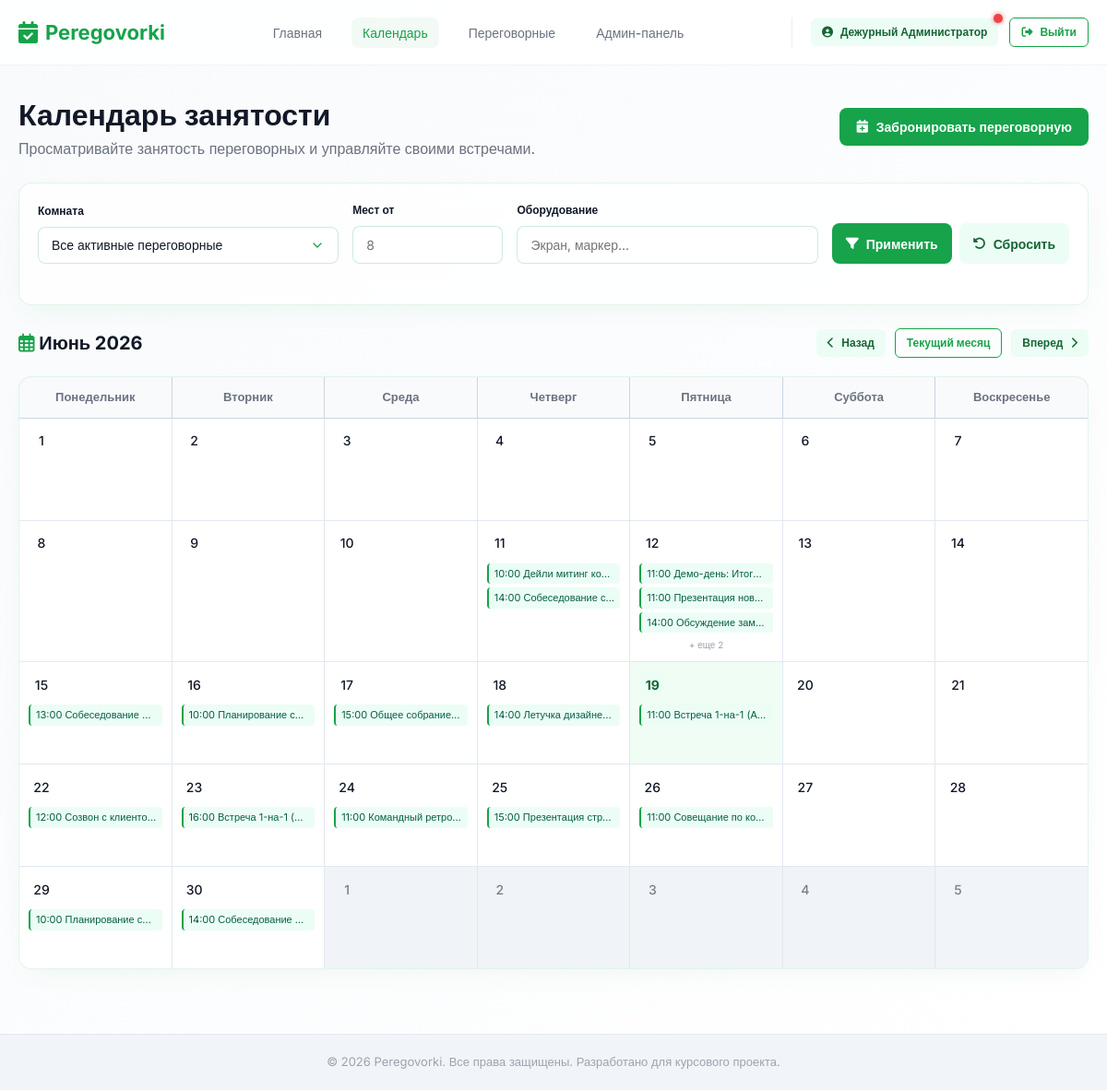
Page /bookings/calendar (signed in) on the committed database.
### app/models.py (models this page shows, shortened)
class User(db.Model, UserMixin):
    __tablename__ = 'users'
    id = db.Column(db.Integer, primary_key=True)
    email = db.Column(db.String(120), unique=True, nullable=False, index=True)
    full_name = db.Column(db.String(100), nullable=False)
    password_hash = db.Column(db.String(255), nullable=False)
    role = db.Column(db.String(20), nullable=False, default='user')  # 'root', 'admin', 'user'
    is_active = db.Column(db.Boolean, default=True, nullable=False)
    created_at = db.Column(db.DateTime, default=datetime.utcnow, nullable=False)
    can_manage_rooms = db.Column(db.Boolean, default=False, nullable=False)
    can_manage_bookings = db.Column(db.Boolean, default=False, nullable=False)
    can_manage_users = db.Column(db.Boolean, default=False, nullable=False)
    can_view_analytics = db.Column(db.Boolean, default=False, nullable=False)
    can_export_reports = db.Column(db.Boolean, default=False, nullable=False)
    can_view_audit_logs = db.Column(db.Boolean, default=False, nullable=False)
    bookings = db.relationship('Booking', backref='organizer', lazy=True, cascade='all, delete-orphan')
    notifications = db.relationship('Notification', backref='user', lazy=True, cascade='all, delete-orphan')
    audit_logs = db.relationship('AuditLog', backref='user', lazy=True)

class Booking(db.Model):
    __tablename__ = 'bookings'
    id = db.Column(db.Integer, primary_key=True)
    user_id = db.Column(db.Integer, db.ForeignKey('users.id', ondelete='CASCADE'), nullable=False)
    room_id = db.Column(db.Integer, db.ForeignKey('rooms.id', ondelete='CASCADE'), nullable=False)
    title = db.Column(db.String(150), nullable=False)
    description = db.Column(db.Text, nullable=True)
    participants_count = db.Column(db.Integer, default=1, nullable=False)
    start_at = db.Column(db.DateTime, nullable=False, index=True)
    end_at = db.Column(db.DateTime, nullable=False, index=True)
    status = db.Column(db.String(20), default='active', nullable=False)  # 'active', 'cancelled', 'completed'
    created_at = db.Column(db.DateTime, default=datetime.utcnow, nullable=False)
    updated_at = db.Column(db.DateTime, default=datetime.utcnow, onupdate=datetime.utcnow, nullable=False)
    participants = db.relationship('BookingParticipant', backref='booking', lazy=True, cascade='all, delete-orphan')
    attachments = db.relationship('Attachment', backref='booking', lazy=True, cascade='all, delete-orphan')
    notifications = db.relationship('Notification', backref='booking', lazy=True)

### app/booking.py (the view)
@booking_bp.route('/calendar')
@login_required
def calendar():
    import calendar as py_calendar
    date_str = request.args.get('date')
    room_id = request.args.get('room_id', type=int)
    capacity = request.args.get('capacity', type=int)
    equipment = request.args.get('equipment')
    if date_str:
        try:
            selected_date = datetime.strptime(date_str, '%Y-%m-%d').date()
        except ValueError:
            selected_date = datetime.utcnow().date()
    else:
        selected_date = datetime.utcnow().date()
    cal = py_calendar.Calendar(firstweekday=0)
    month_dates = cal.monthdatescalendar(selected_date.year, selected_date.month)
    start_of_calendar = month_dates[0][0]
    end_of_calendar = month_dates[-1][-1]
    if selected_date.month == 1:
        prev_month_date = selected_date.replace(year=selected_date.year - 1, month=12, day=1)
    else:
        prev_month_date = selected_date.replace(month=selected_date.month - 1, day=1)
    if selected_date.month == 12:
        next_month_date = selected_date.replace(year=selected_date.year + 1, month=1, day=1)
    else:
        next_month_date = selected_date.replace(month=selected_date.month + 1, day=1)
    room_query = Room.query
    if capacity:
        room_query = room_query.filter(Room.capacity >= capacity)
    if equipment:
        room_query = room_query.filter(Room.equipment.ilike(f"%{equipment}%"))
    rooms = room_query.all()
    room_ids = [r.id for r in rooms]
    booking_query = Booking.query.filter(
        Booking.status.in_(['active', 'confirmed']),
        Booking.start_at >= datetime.combine(start_of_calendar, datetime.min.time()),
        Booking.end_at <= datetime.combine(end_of_calendar, datetime.max.time())
    )
    if room_id:
        booking_query = booking_query.filter(Booking.room_id == room_id)
    else:
        booking_query = booking_query.filter(Booking.room_id.in_(room_ids))
    bookings = booking_query.all()
    weeks_data = []
    for week in month_dates:
        week_data = []
        for day_date in week:
            day_bookings = [b for b in bookings if b.start_at.date() == day_date]
            week_data.append({
                'date': day_date,
                'bookings': sorted(day_bookings, key=lambda x: x.start_at),
                'is_today': day_date == datetime.utcnow().date(),
                'is_current_month': day_date.month == selected_date.month
            })
        weeks_data.append(week_data)
    all_rooms = Room.query.filter_by(is_active=True).all()
    return render_template(
        'bookings/calendar.html',
        prev_month_date=prev_month_date,
        next_month_date=next_month_date,
        selected_date=selected_date,
        weeks_data=weeks_data,
        rooms=rooms,
        all_rooms=all_rooms,
        selected_room_id=room_id,
        capacity=capacity,
        equipment=equipment
    )

### app/templates/bookings/calendar.html (shortened to what this page needs)
{% extends "base.html" %}
{% block content %}
<div style="display: flex; justify-content: space-between; align-items: center; margin-bottom: 25px; flex-wrap: wrap; gap: 15px;">
    <div>
        <h1 style="font-weight: 700;">Календарь занятости</h1>
        <p style="color: var(--text-secondary);">Просматривайте занятость переговорных и управляйте своими встречами.</p>
    </div>
    <a href="{{ url_for('booking.create_booking') }}" class="btn btn-primary">
        <i class="fa-solid fa-calendar-plus"></i> Забронировать переговорную
    </a>
</div>
<div class="glass-card" style="margin-bottom: 25px; padding: 20px;">
    <form action="{{ url_for('booking.calendar') }}" method="GET" class="calendar-filters">
        <div class="form-group" style="flex: 2; min-width: 200px; margin-bottom: 0;">
            <label for="room-filter" class="form-label" style="font-size: 12px; font-weight: 600;">Комната</label>
            <select id="room-filter" name="room_id" class="form-control" onchange="this.form.submit()">
                <option value="">Все активные переговорные</option>
            </select>
        </div>
        <div class="form-group" style="flex: 1; min-width: 120px; margin-bottom: 0;">
            <label for="capacity-filter" class="form-label" style="font-size: 12px; font-weight: 600;">Мест от</label>
            <input type="number" id="capacity-filter" name="capacity" class="form-control" value="{{ capacity or '' }}" placeholder="8" min="1">
        </div>
        <div class="form-group" style="flex: 2; min-width: 180px; margin-bottom: 0;">
            <label for="equipment-filter" class="form-label" style="font-size: 12px; font-weight: 600;">Оборудование</label>
            <input type="text" id="equipment-filter" name="equipment" class="form-control" value="{{ equipment or '' }}" placeholder="Экран, маркер...">
        </div>
        <div style="display: flex; gap: 8px; margin-bottom: 0; align-items: flex-end;">
            <button type="submit" class="btn btn-primary" style="height: 44px; padding: 0 15px;">
                <i class="fa-solid fa-filter"></i> Применить
            </button>
            <a href="{{ url_for('booking.calendar') }}" class="btn btn-secondary" style="height: 44px; padding: 0 15px;" title="Сбросить все фильтры">
                <i class="fa-solid fa-rotate-left"></i> Сбросить
            </a>
        </div>
    </form>
</div>
<div class="calendar-header">
    <div class="calendar-title" style="text-transform: capitalize;">
        <i class="fa-regular fa-calendar-days" style="color: var(--primary-green);"></i>
        {% set months = ['Январь', 'Февраль', 'Март', 'Апрель', 'Май', 'Июнь', 'Июль', 'Август', 'Сентябрь', 'Октябрь', 'Ноябрь', 'Декабрь'] %}
        <span style="font-weight: 700;">{{ months[selected_date.month - 1] }} {{ selected_date.year }}</span>
    </div>
    <div class="calendar-nav">
        <a href="{{ url_for('booking.calendar', date=prev_month_date.strftime('%Y-%m-%d'), room_id=selected_room_id or '', capacity=capacity or '', equipment=equipment or '') }}" class="btn btn-secondary btn-sm" title="Предыдущий месяц">
            <i class="fa-solid fa-chevron-left"></i> Назад
        </a>
        <a href="{{ url_for('booking.calendar', date=datetime.datetime.utcnow().strftime('%Y-%m-%d'), room_id=selected_room_id or '', capacity=capacity or '', equipment=equipment or '') }}" class="btn btn-outline btn-sm">
            Текущий месяц
        </a>
        <a href="{{ url_for('booking.calendar', date=next_month_date.strftime('%Y-%m-%d'), room_id=selected_room_id or '', capacity=capacity or '', equipment=equipment or '') }}" class="btn btn-secondary btn-sm" title="Следующий месяц">
            Вперед <i class="fa-solid fa-chevron-right"></i>
        </a>
    </div>
</div>
<div class="glass-card" style="padding: 0; overflow: hidden; border-radius: var(--radius-md);">
    <div style="display: grid; grid-template-columns: repeat(7, minmax(0, 1fr)); background: #cbd5e1; gap: 1px; border-bottom: 1px solid #cbd5e1;">
        {% for day_name in ['Понедельник', 'Вторник', 'Среда', 'Четверг', 'Пятница', 'Суббота', 'Воскресенье'] %}
            <div style="background: #f8fafc; text-align: center; font-weight: 600; font-size: 13px; padding: 12px 5px; color: var(--text-secondary); min-width: 0; overflow: hidden; text-overflow: ellipsis; white-space: nowrap;">
                {{ day_name }}
            </div>
        {% endfor %}
    </div>
    <div style="display: grid; grid-template-columns: repeat(7, minmax(0, 1fr)); background: #e2e8f0; gap: 1px;">
        {% for week in weeks_data %}
            {% for day in week %}
                <div style="background: {% if day.is_today %}#f0fdf4{% else %}white{% endif %}; min-height: 110px; padding: 10px; position: relative; opacity: {% if day.is_current_month %}1{% else %}0.5{% endif %}; display: flex; flex-direction: column; min-width: 0; overflow: hidden;">
                    <div style="display: flex; justify-content: space-between; align-items: flex-start; margin-bottom: 8px;">
                        <span style="font-size: 14px; font-weight: {% if day.is_today %}700{% else %}500{% endif %}; color: {% if day.is_today %}var(--primary-green-hover){% else %}var(--text-primary){% endif %}; width: 28px; height: 28px; display: flex; align-items: center; justify-content: center; border-radius: 50%; background: {% if day.is_today %}var(--primary-green-light){% else %}transparent{% endif %};">
                            {{ day.date.day }}
                        </span>
                    </div>
                    <div style="flex-grow: 1; display: flex; flex-direction: column; gap: 4px; min-width: 0;">
                        {% if day.bookings %}
                            {% set display_limit = 3 %}
                            {% for booking in day.bookings[:display_limit] %}
                                <div style="font-size: 11px; padding: 3px 6px; border-radius: 4px; background: {% if booking.status == 'cancelled' %}#fee2e2{% else %}#ecfdf5{% endif %}; color: {% if booking.status == 'cancelled' %}#991b1b{% else %}#065f46{% endif %}; border-left: 2px solid {% if booking.status == 'cancelled' %}#ef4444{% else %}var(--primary-green){% endif %}; white-space: nowrap; overflow: hidden; text-overflow: ellipsis;" title="{{ booking.title }} ({{ booking.room.name }})">
                                    {{ booking.start_at.strftime('%H:%M') }} {{ booking.title }}
                                </div>
                            {% endfor %}
                            {% if day.bookings|length > display_limit %}
                                <div style="font-size: 10px; color: var(--text-light); text-align: center; margin-top: 2px;">
                                    + еще {{ day.bookings|length - display_limit }}
                                </div>
                            {% endif %}
                        {% endif %}
                    </div>
                    <a href="{{ url_for('booking.calendar_day', date_str=day.date.strftime('%Y-%m-%d'), room_id=selected_room_id or '') }}" style="position: absolute; top: 0; left: 0; right: 0; bottom: 0; z-index: 10;" title="Подробнее за {{ day.date.strftime('%d.%m.%Y') }}">
                    </a>
                </div>
            {% endfor %}
        {% endfor %}
    </div>
</div>
{% endblock %}

### app/templates/base.html (shortened to what this page needs)
<!DOCTYPE html>
<html lang="ru">
<head>
    <link rel="stylesheet" href="https://cdnjs.cloudflare.com/ajax/libs/font-awesome/6.4.0/css/all.min.css">
    <link rel="stylesheet" href="{{ url_for('static', filename='css/style.css') }}">
</head>
<body>
    <header>
        <div class="container">
            <nav class="navbar">
                <a href="{{ url_for('index') }}" class="logo">
                    <i class="fa-solid fa-calendar-check"></i> Peregovorki
                </a>
                <ul class="nav-links">
                    <li><a href="{{ url_for('index') }}" class="nav-link {% if request.path == '/' %}active{% endif %}">Главная</a></li>
                    {% if current_user.is_authenticated %}
                        <li><a href="{{ url_for('booking.calendar') }}" class="nav-link {% if 'calendar' in request.path %}active{% endif %}">Календарь</a></li>
                        <li><a href="{{ url_for('rooms.list_rooms') }}" class="nav-link {% if 'rooms' in request.path %}active{% endif %}">Переговорные</a></li>
                        {% if current_user.role in ['admin', 'root'] %}
                            <li><a href="{{ url_for('admin.dashboard') }}" class="nav-link {% if 'admin' in request.path %}active{% endif %}">Админ-панель</a></li>
                        {% endif %}
                    {% endif %}
                </ul>
                <div class="user-profile-nav">
                    {% if current_user.is_authenticated %}
                        <a href="{{ url_for('auth.profile') }}" class="btn btn-secondary btn-sm" style="position: relative;">
                            <i class="fa-solid fa-user-circle"></i> {{ current_user.full_name }}
                            {% if unread_notifications_count > 0 %}
                                <span style="position: absolute; top: -5px; right: -5px; width: 10px; height: 10px; background: #ef4444; border-radius: 50%; box-shadow: 0 0 5px rgba(239, 68, 68, 0.8);"></span>
                            {% endif %}
                        </a>
                        <a href="{{ url_for('auth.logout') }}" class="btn btn-outline btn-sm"><i class="fa-solid fa-sign-out-alt"></i> Выйти</a>
                    {% else %}
                        <a href="{{ url_for('auth.login') }}" class="btn btn-outline btn-sm">Войти</a>
                        <a href="{{ url_for('auth.register') }}" class="btn btn-primary btn-sm">Регистрация</a>
                    {% endif %}
                </div>
            </nav>
        </div>
    </header>
    <main>
        <div class="container">
            {% block content %}{% endblock %}
        </div>
    </main>
    <footer>
        <div class="container">
            <p>&copy; {{ datetime.datetime.now().year if datetime else 2026 }} Peregovorki. Все права защищены. Разработано для курсового проекта.</p>
        </div>
    </footer>
</body>
</html>

### rows in the picture
User: full_name "Дежурный Администратор"
Booking: start_at "10:00", title "Дейли митинг ко…"
Booking: start_at "14:00", title "Собеседование с…"
Booking: start_at "11:00", title "Демо-день: Итоги…"
Booking: start_at "11:00", title "Презентация нов…"
Booking: start_at "14:00", title "Обсуждение зам…"
Booking: start_at "13:00", title "Собеседование…"
Booking: start_at "10:00", title "Планирование сп…"
Booking: start_at "15:00", title "Общее собрание…"
Booking: start_at "14:00", title "Летучка дизайне…"
Booking: start_at "11:00", title "Встреча 1-на-1 (А…"
Booking: start_at "12:00", title "Созвон с клиенто…"
Booking: start_at "16:00", title "Встреча 1-на-1 (…"
Booking: start_at "11:00", title "Командный ретро…"
Booking: start_at "15:00", title "Презентация стр…"
Booking: start_at "11:00", title "Совещание по ко…"
Booking: start_at "10:00", title "Планирование сп…"
Booking: start_at "14:00", title "Собеседование…"

### other values in the picture
{{ day_name }} "Понедельник" "Вторник" "Среда" "Четверг" "Пятница" "Суббота" "Воскресенье"
{{ day.date.day }} "1" "2" "3" "4" "5" "6" "7" "8" "9" "10" "11" "12" "13" "14" "15" "16" "17" "18" "19" "20" "21" "22" "23" "24" "25" "26" "27" "28" "29" "30" "1" "2" "3" "4" "5"
{{ day.bookings|length - display_limit }} "2"
